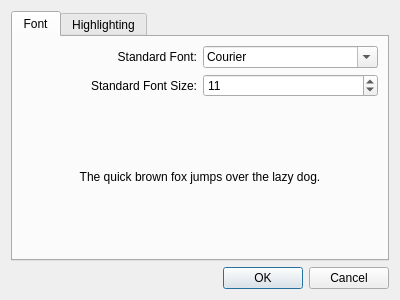
<?xml version="1.0" encoding="UTF-8"?>
<ui version="4.0">
 <class>PreferenceDialog</class>
 <widget class="QDialog" name="PreferenceDialog">
  <property name="geometry">
   <rect>
    <x>0</x>
    <y>0</y>
    <width>400</width>
    <height>300</height>
   </rect>
  </property>
  <property name="windowTitle">
   <string>Dialog</string>
  </property>
  <layout class="QVBoxLayout" name="verticalLayout">
   <item>
    <widget class="QTabWidget" name="tabWidget">
     <property name="currentIndex">
      <number>0</number>
     </property>
     <widget class="QWidget" name="tab">
      <attribute name="title">
       <string>Font</string>
      </attribute>
      <layout class="QVBoxLayout" name="verticalLayout_2">
       <item>
        <layout class="QHBoxLayout" name="horizontalLayout">
         <item>
          <widget class="QLabel" name="label">
           <property name="text">
            <string>Standard Font:</string>
           </property>
           <property name="alignment">
            <set>Qt::AlignRight|Qt::AlignTrailing|Qt::AlignVCenter</set>
           </property>
          </widget>
         </item>
         <item>
          <widget class="QFontComboBox" name="fontComboBox">
           <property name="fontFilters">
            <set>QFontComboBox::MonospacedFonts</set>
           </property>
          </widget>
         </item>
        </layout>
       </item>
       <item>
        <layout class="QHBoxLayout" name="horizontalLayout_2">
         <item>
          <widget class="QLabel" name="label_2">
           <property name="text">
            <string>Standard Font Size:</string>
           </property>
           <property name="alignment">
            <set>Qt::AlignRight|Qt::AlignTrailing|Qt::AlignVCenter</set>
           </property>
          </widget>
         </item>
         <item>
          <widget class="QSpinBox" name="fontSizeBox">
           <property name="minimum">
            <number>3</number>
           </property>
           <property name="value">
            <number>11</number>
           </property>
          </widget>
         </item>
        </layout>
       </item>
       <item>
        <widget class="QLabel" name="testLabel">
         <property name="minimumSize">
          <size>
           <width>0</width>
           <height>100</height>
          </size>
         </property>
         <property name="text">
          <string>The quick brown fox jumps over the lazy dog.</string>
         </property>
         <property name="alignment">
          <set>Qt::AlignCenter</set>
         </property>
         <property name="wordWrap">
          <bool>true</bool>
         </property>
        </widget>
       </item>
      </layout>
     </widget>
     <widget class="QWidget" name="tab_2">
      <attribute name="title">
       <string>Highlighting</string>
      </attribute>
     </widget>
    </widget>
   </item>
   <item>
    <widget class="QDialogButtonBox" name="buttonBox">
     <property name="orientation">
      <enum>Qt::Horizontal</enum>
     </property>
     <property name="standardButtons">
      <set>QDialogButtonBox::Cancel|QDialogButtonBox::Ok</set>
     </property>
    </widget>
   </item>
  </layout>
 </widget>
 <resources/>
 <connections>
  <connection>
   <sender>buttonBox</sender>
   <signal>accepted()</signal>
   <receiver>PreferenceDialog</receiver>
   <slot>accept()</slot>
   <hints>
    <hint type="sourcelabel">
     <x>248</x>
     <y>254</y>
    </hint>
    <hint type="destinationlabel">
     <x>157</x>
     <y>274</y>
    </hint>
   </hints>
  </connection>
  <connection>
   <sender>buttonBox</sender>
   <signal>rejected()</signal>
   <receiver>PreferenceDialog</receiver>
   <slot>reject()</slot>
   <hints>
    <hint type="sourcelabel">
     <x>316</x>
     <y>260</y>
    </hint>
    <hint type="destinationlabel">
     <x>286</x>
     <y>274</y>
    </hint>
   </hints>
  </connection>
 </connections>
</ui>
